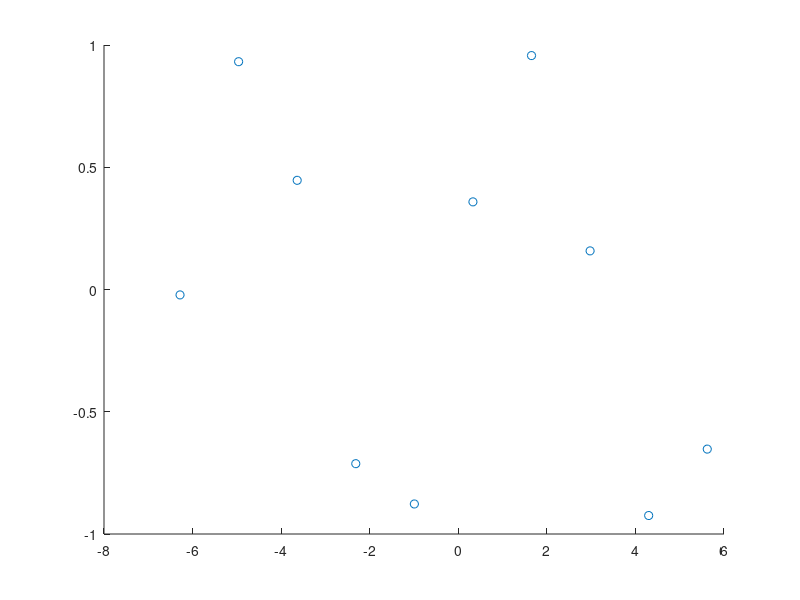
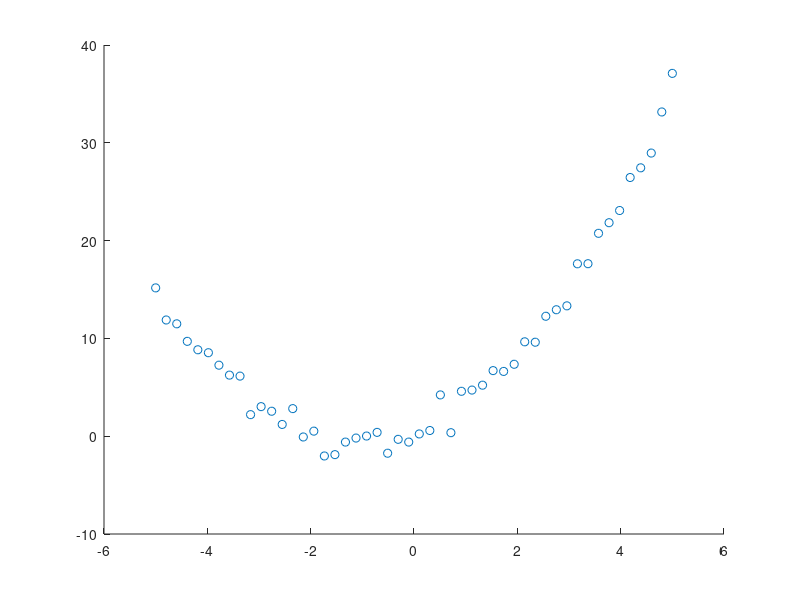

The MATLAB script that drew these images, in order: (Note: this script raises an error after producing the figures.)
X1 = [-6.28318531 -4.96040945 -3.6376336   -2.31485774 -0.99208189  0.33069396   1.65346982   2.97624567  4.29902153   5.62179738];
Y1 = [-0.02212373  0.93174316  0.44657927  -0.71237743 -0.87719887  0.35844402   0.95673157   0.15797694 -0.92443154  -0.65275084];
X2 = [-5.         -4.79591837 -4.59183673 -4.3877551  -4.18367347 -3.97959184  -3.7755102  -3.57142857 -3.36734694 -3.16326531 -2.95918367 -2.75510204  -2.55102041 -2.34693878 -2.14285714 -1.93877551 -1.73469388 -1.53061224  -1.32653061 -1.12244898 -0.91836735 -0.71428571 -0.51020408 -0.30612245  -0.10204082  0.10204082  0.30612245  0.51020408  0.71428571  0.91836735   1.12244898  1.32653061  1.53061224  1.73469388  1.93877551  2.14285714   2.34693878  2.55102041  2.75510204  2.95918367  3.16326531  3.36734694   3.57142857  3.7755102   3.97959184  4.18367347  4.3877551   4.59183673   4.79591837  5.        ];
Y2 = [ 1.51657986e+01  1.18834486e+01  1.14908377e+01  9.69999012e+00   8.83752995e+00  8.53654378e+00  7.26220222e+00  6.24526603e+00   6.14466521e+00  2.20438691e+00  3.02257790e+00  2.55301601e+00   1.20314417e+00  2.81993279e+00 -7.95772374e-02  5.17986596e-01  -2.02214422e+00 -1.88483645e+00 -6.00919079e-01 -1.89204707e-01   1.69449681e-02  3.91334228e-01 -1.73970249e+00 -3.19757434e-01  -6.00188224e-01  2.31330343e-01  5.82638717e-01  4.22184971e+00   3.59292410e-01  4.59202652e+00  4.71769806e+00  5.21676309e+00   6.70631069e+00  6.62448237e+00  7.35495405e+00  9.65171985e+00   9.61038903e+00  1.22648215e+01  1.29301284e+01  1.33289427e+01   1.76286428e+01  1.76382160e+01  2.07450785e+01  2.18295969e+01   2.30767522e+01  2.64519126e+01  2.74412541e+01  2.89516763e+01   3.31531920e+01  3.70987315e+01];

% 1-1
% Display scatterplots of the data in two figures
fig1 = figure();
scatter(X1, Y1)
fig2 = figure();
scatter(X2, Y2)

% 1-2
% For dataset 1 (X1, Y1), the Trig basis function seems appropriate
% since the distribution of data seems to follow a repeating / sinusodal
% pattern, and all the Y values are between -1 and 1.

% For dataset 2 (X2, Y2), the Polynomial basis function is appropriate since
% the distribution of data seems to follow more of a polynomial function
% (parabola) and is not showing patterns of repetition.

% 1-3
% For dataset 1, we should use interpolation since the scatterplot shows
% that the data follows a clear sinusodal pattern with no clear outliers.
% making interpolation provide a smooth curve.

% For dataset 2, we should use approximation
% since there are many more data points, and small inconsistencies
% in the data points will result in the interpolating function
% overfitting. Since I am using the monomial basis
% function, we also want to avoid creating an interpolating polynomial
% with a very high degree, since it becomes more ill-conditioned.

% Interpolation
interpolation_coefficient_vector_X1 = func_fit(X1, Y1, "interpolate", "trig", 0);
interpolation_coefficient_vector_X2 = func_fit(X2, Y2, "interpolate", "poly", 0);

% Approximation
approximation_coefficient_vector_X1 = func_fit(X1, Y1, "approximate", "trig", 3);
approximation_coefficient_vector_X2 = func_fit(X2, Y2, "approximate", "poly", 5);

% Re-plot the figures with the lines over top.
% Green = approximation
% Red = interpolation
figure(fig1)
hold on
scatter(X1, Y1, "blue")
plot_trig(approximation_coefficient_vector_X1, linspace(-10, 10, 100), [-1, 1], "green")
plot_trig(interpolation_coefficient_vector_X1, linspace(-10, 10, 100), [-1, 1], "red")
hold off

figure(fig2);
hold on
scatter(X2, Y2, "blue")
plot_monomial(interpolation_coefficient_vector_X2, linspace(-5, 5, 100), [-5, 40], "red")
plot_monomial(approximation_coefficient_vector_X2, linspace(-5, 5, 100), [-5, 40], "green")
hold off
